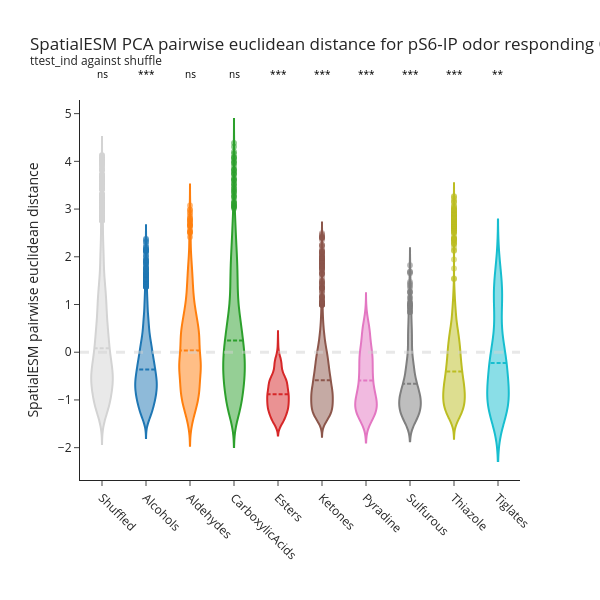

The notebook cell this image was saved under:
### Code cell
"""
by odor category 
"""

import plotly.graph_objects as go 
import random

random.seed(1) 

# Bar plot to show ESM euclidean distance between OR responding to the same ligands via pS6

fig = go.Figure()

# Randomly sample same number of comparisons for shuffled control
OR_mask = random.sample(list(ps6_df.DL_OR.unique()), 
                        100)
shuffled_data = pca_distance[(pca_distance.OR1.isin(OR_mask)) &
                             (pca_distance.OR2.isin(OR_mask))]

# Shuffled control bar
fig.add_trace(go.Violin(
    x=['Shuffled'] * len(shuffled_data),
    y=shuffled_data['ESM_Distance_zscore'],
    meanline=dict(visible=True), 
    name='Shuffled',
    marker=dict(color='#D3D3D3', opacity=1),
    legendgroup='Shuffled'
))

# Assign a color per odor
color_map = cf.distinct_colors(ODOR_CATEGORIES, category='tab10')
CATEGORY_COLORS = cf.distinct_colors(ODOR_CATEGORIES, category = 'tab10')

for _category in ODOR_CATEGORIES:
    # Subset: DL_OR comparisons
    ps6_subset = ps6_df[(ps6_df.odor_category == _category) & 
                        (ps6_df.activation_zscore >= 2)]
    if len(ps6_subset) <= 2: 
        continue
    
    odor_group = ps6_subset.odor_category.unique().item()
    # concentration = ps6_subset.concentration.unique().astype(str).item()
    OR_mask = ps6_subset.DL_OR
    
    odor_data = pca_distance[(pca_distance.OR1.isin(OR_mask)) &
                            (pca_distance.OR2.isin(OR_mask))]
    
    fig.add_trace(go.Violin(
        x=[_category] * len(odor_data),
        y=odor_data['ESM_Distance_zscore'].values,
        name=f'{_category}',
        meanline=dict(visible=True), 
        # mode = 'markers', 
        marker=dict(color=CATEGORY_COLORS[_category],
                    opacity=0.5),
        # offsetgroup=concentration,
        legendgroup=_category
    ))

from scipy import stats  
label = []
label_symbols = []
for _pairs in [[0,i] for i in range(len(fig.data))]:
    tstat, pvalue = stats.ttest_ind(
        fig['data'][_pairs[1]]['y'],
        fig['data'][_pairs[0]]['y'], 
        alternative='less')
    label.append([_pairs[1], _pairs[1]])
    label_symbols.append(pf.format_pvalue(pvalue, p_round=1, 
                                            show='symbol'
                                            ))
        
fig = pf.add_p_value_annotation(fig, 
                                label, 
                                just_annotate = label_symbols, 
                                y_padding=False,
                                font_size=10, 
                                _format=dict(interline=0.00, text_height=1, color='black'))


# fig.add_hline(y=shuffled_data['ESM_Distance_zscore'].mean(), line_width=3, line_dash="dash", line_color="#D3D3D3", opacity = 0.5)
fig.add_hline(y=0, line_width=3, line_dash="dash", line_color="#D3D3D3", opacity = 0.5)

fig.update_layout(
    title="SpatialESM PCA pairwise euclidean distance for pS6-IP odor responding ORs <br><sup>ttest_ind against shuffle",
    yaxis_title="SpatialESM pairwise euclidean distance",
    xaxis_title="", xaxis=dict(tickangle=45),
    barmode='group', 
    height=600, width=600, 
    showlegend=False
)

fig.update_layout(template = 'simple_white')
fig.show()

fig.write_html('/mnt/data2/Justice/OR_learning/output/spatialESM_ChemClass/Features/PCA/pairwise/categoryOR_PCAdist_violin.html')

### Figure 1 — Plotly figure (JSON) as saved in the notebook; plotly's stock layout.template omitted (floating-point values rounded to 4 significant figures; data arrays with more than 128 entries replaced by an {"elided": "..."} marker saying what was removed)
{"data": [{"legendgroup": "Shuffled", "marker": {"color": "#D3D3D3", "opacity": 1}, "meanline": {"visible": true}, "name": "Shuffled", "type": "violin", "x": {"elided": "4465 str values"}, "y": {"elided": "4465 float values"}}, {"legendgroup": "Alcohols", "marker": {"color": "#1f77b4", "opacity": 0.5}, "meanline": {"visible": true}, "name": "Alcohols", "type": "violin", "x": {"elided": "2850 str values"}, "y": {"elided": "2850 float values"}}, {"legendgroup": "Aldehydes", "marker": {"color": "#ff7f0e", "opacity": 0.5}, "meanline": {"visible": true}, "name": "Aldehydes", "type": "violin", "x": {"elided": "1431 str values"}, "y": {"elided": "1431 float values"}}, {"legendgroup": "CarboxylicAcids", "marker": {"color": "#2ca02c", "opacity": 0.5}, "meanline": {"visible": true}, "name": "CarboxylicAcids", "type": "violin", "x": {"elided": "1830 str values"}, "y": {"elided": "1830 float values"}}, {"legendgroup": "Esters", "marker": {"color": "#d62728", "opacity": 0.5}, "meanline": {"visible": true}, "name": "Esters", "type": "violin", "x": {"elided": "378 str values"}, "y": {"elided": "378 float values"}}, {"legendgroup": "Ketones", "marker": {"color": "#8c564b", "opacity": 0.5}, "meanline": {"visible": true}, "name": "Ketones", "type": "violin", "x": {"elided": "3828 str values"}, "y": {"elided": "3828 float values"}}, {"legendgroup": "Pyradine", "marker": {"color": "#e377c2", "opacity": 0.5}, "meanline": {"visible": true}, "name": "Pyradine", "type": "violin", "x": {"elided": "406 str values"}, "y": {"elided": "406 float values"}}, {"legendgroup": "Sulfurous", "marker": {"color": "#7f7f7f", "opacity": 0.5}, "meanline": {"visible": true}, "name": "Sulfurous", "type": "violin", "x": {"elided": "496 str values"}, "y": {"elided": "496 float values"}}, {"legendgroup": "Thiazole", "marker": {"color": "#bcbd22", "opacity": 0.5}, "meanline": {"visible": true}, "name": "Thiazole", "type": "violin", "x": {"elided": "3916 str values"}, "y": {"elided": "3916 float values"}}, {"legendgroup": "Tiglates", "marker": {"color": "#17becf", "opacity": 0.5}, "meanline": {"visible": true}, "name": "Tiglates", "type": "violin", "x": ["Tiglates", "Tiglates", "Tiglates", "Tiglates", "Tiglates", "Tiglates", "Tiglates", "Tiglates", "Tiglates", "Tiglates", "Tiglates", "Tiglates", "Tiglates", "Tiglates", "Tiglates", "Tiglates", "Tiglates", "Tiglates", "Tiglates", "Tiglates", "Tiglates", "Tiglates", "Tiglates", "Tiglates", "Tiglates", "Tiglates", "Tiglates", "Tiglates", "Tiglates", "Tiglates", "Tiglates", "Tiglates", "Tiglates", "Tiglates", "Tiglates", "Tiglates", "Tiglates", "Tiglates", "Tiglates", "Tiglates", "Tiglates", "Tiglates", "Tiglates", "Tiglates", "Tiglates", "Tiglates", "Tiglates", "Tiglates", "Tiglates", "Tiglates", "Tiglates", "Tiglates", "Tiglates", "Tiglates", "Tiglates", "Tiglates", "Tiglates", "Tiglates", "Tiglates", "Tiglates", "Tiglates", "Tiglates", "Tiglates", "Tiglates", "Tiglates", "Tiglates", "Tiglates", "Tiglates", "Tiglates", "Tiglates", "Tiglates", "Tiglates", "Tiglates", "Tiglates", "Tiglates", "Tiglates", "Tiglates", "Tiglates", "Tiglates", "Tiglates", "Tiglates", "Tiglates", "Tiglates", "Tiglates", "Tiglates", "Tiglates", "Tiglates", "Tiglates", "Tiglates", "Tiglates", "Tiglates"], "y": [-0.8542, -1.202, -0.9225, -0.1083, -1.462, -1.152, 0.9481, 1.318, -1.244, -0.5806, -0.8814, -0.2887, -1.156, -1.077, -1.287, -0.2552, -0.9163, -0.5128, 1.264, 1.643, -1.131, -1.197, -0.2346, -0.2509, -1.134, -1.01, -0.4036, -1.213, -0.8106, 0.871, 1.248, -1.248, -0.7425, -0.6838, -0.526, -1.482, -0.02566, -0.9999, -0.6516, 1.401, 1.779, -1.219, -1.188, -0.2636, -0.0586, -1.049, -0.09006, 0.2479, 0.2911, 0.65, -0.1254, 0.01883, 0.01266, -1.177, -0.4144, -1.122, 1.017, 1.388, -1.318, -0.6546, -0.8013, -0.2523, -1.177, 1.082, 1.437, -0.9248, -0.2978, -0.9338, 0.02746, -0.7655, -1.163, 1.14, 1.604, 0.4958, 0.05224, 0.9066, 1.516, 1.983, 0.8419, 0.4255, 1.285, -0.879, -0.5868, -0.2317, -1.252, 0.06947, 0.0673, -0.7959, -0.2955, -0.623, -0.5171]}], "layout": {"annotations": [{"font": {"color": "black", "size": 10}, "showarrow": false, "text": "ns", "textangle": 0, "x": 0, "xref": "x", "y": 1.091, "yref": "y domain"}, {"font": {"color": "black", "size": 10}, "showarrow": false, "text": "***", "textangle": 0, "x": 1, "xref": "x", "y": 1.091, "yref": "y domain"}, {"font": {"color": "black", "size": 10}, "showarrow": false, "text": "ns", "textangle": 0, "x": 2, "xref": "x", "y": 1.091, "yref": "y domain"}, {"font": {"color": "black", "size": 10}, "showarrow": false, "text": "ns", "textangle": 0, "x": 3, "xref": "x", "y": 1.091, "yref": "y domain"}, {"font": {"color": "black", "size": 10}, "showarrow": false, "text": "***", "textangle": 0, "x": 4, "xref": "x", "y": 1.091, "yref": "y domain"}, {"font": {"color": "black", "size": 10}, "showarrow": false, "text": "***", "textangle": 0, "x": 5, "xref": "x", "y": 1.091, "yref": "y domain"}, {"font": {"color": "black", "size": 10}, "showarrow": false, "text": "***", "textangle": 0, "x": 6, "xref": "x", "y": 1.091, "yref": "y domain"}, {"font": {"color": "black", "size": 10}, "showarrow": false, "text": "***", "textangle": 0, "x": 7, "xref": "x", "y": 1.091, "yref": "y domain"}, {"font": {"color": "black", "size": 10}, "showarrow": false, "text": "***", "textangle": 0, "x": 8, "xref": "x", "y": 1.091, "yref": "y domain"}, {"font": {"color": "black", "size": 10}, "showarrow": false, "text": "**", "textangle": 0, "x": 9, "xref": "x", "y": 1.091, "yref": "y domain"}], "barmode": "group", "height": 600, "shapes": [{"line": {"color": "#D3D3D3", "dash": "dash", "width": 3}, "opacity": 0.5, "type": "line", "x0": 0, "x1": 1, "xref": "x domain", "y0": 0, "y1": 0, "yref": "y"}], "showlegend": false, "title": {"text": "SpatialESM PCA pairwise euclidean distance for pS6-IP odor responding ORs <br><sup>ttest_ind against shuffle"}, "width": 600, "xaxis": {"tickangle": 45, "title": {"text": ""}}, "yaxis": {"title": {"text": "SpatialESM pairwise euclidean distance"}}}}
